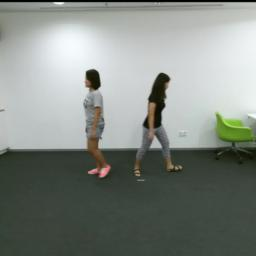
#> input picture optical_flow/sample1.jpg, 256 x 256 px
$ python run.py
#> lines starting #> are read from the running program, lines starting #| are printed output that depends on the picture
import cv2
import numpy as np
import time

def read_and_preprocess_image(file):
#> called with file = 'sample1.jpg'
    im = cv2.imread(file)
#> im is the input picture: shape (256, 256, 3); mean B, G, R 130.9, 136.8, 130.6
    gray = cv2.cvtColor(im, cv2.COLOR_BGR2GRAY)
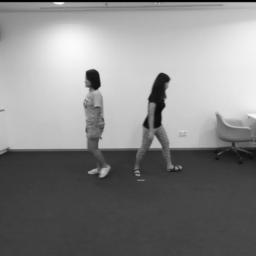
#> gray: shape (256, 256); min 1, max 254, mean 134.3
#> call 2 of read_and_preprocess_image, with file = 'sample2.jpg'
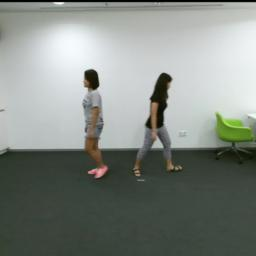
#> input picture optical_flow/sample2.jpg, 256 x 256 px
#> in read_and_preprocess_image, im is the input picture: shape (256, 256, 3); mean B, G, R 131, 136.8, 130.7
#> in read_and_preprocess_image (call 2), `gray = cv2.cvtColor(im, cv2.COLOR_BGR2GRAY)`:
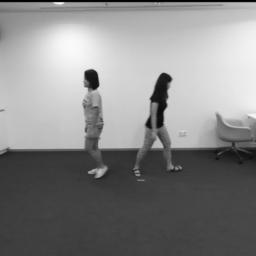
#> gray: shape (256, 256); min 0, max 254, mean 134.3
    return gray

def flow_to_img(raw_flow, bound):
    '''
    this function scale the input pixels to 0-255 with bi-bound
    :param raw_flow: input raw pixel value (not in 0-255)
    :param bound: upper and lower bound (-bound, bound)
    :return: pixel value scale from 0 to 255
    '''
#> called with bound = 15
    flow = raw_flow
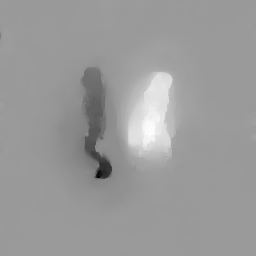
#> flow: shape (256, 256) float32; min -4.36, max 2.84, mean 0.019; drawn with min black and max white
    flow[flow > bound] = bound
    flow[flow < -bound] = -bound
    flow += bound
    flow *= 255 / (2 * bound)
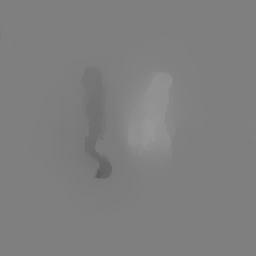
#> flow: shape (256, 256) float32; min 90.44, max 151.7, mean 127.7
    return flow


if __name__ == "__main__":
    im1 = read_and_preprocess_image("sample1.jpg")
    im2 = read_and_preprocess_image("sample2.jpg")

    # Calculate flow
    start = time.time()
    optflow = cv2.optflow.DualTVL1OpticalFlow_create()
    flow = optflow.calc(im1, im2, None)
    elapsed = time.time() - start
    print("Calculation time: {0:.4f} sec. ({1:.2f} fps)".format(
        elapsed, 1.0 / elapsed))

    # Save flow as image
    flow_x = flow_to_img(flow[..., 0], 15)
    flow_y = flow_to_img(flow[..., 1], 15)
#> call 2 of flow_to_img, with bound = 15
#> in flow_to_img (call 2), `flow = raw_flow`:
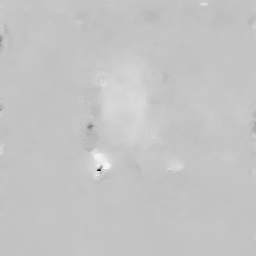
#> flow: shape (256, 256) float32; min -2.13, max 0.643, mean 0.0103; drawn with min black and max white
    cv2.imwrite("flow_x.jpg", flow_x)
    cv2.imwrite("flow_y.jpg", flow_y)
